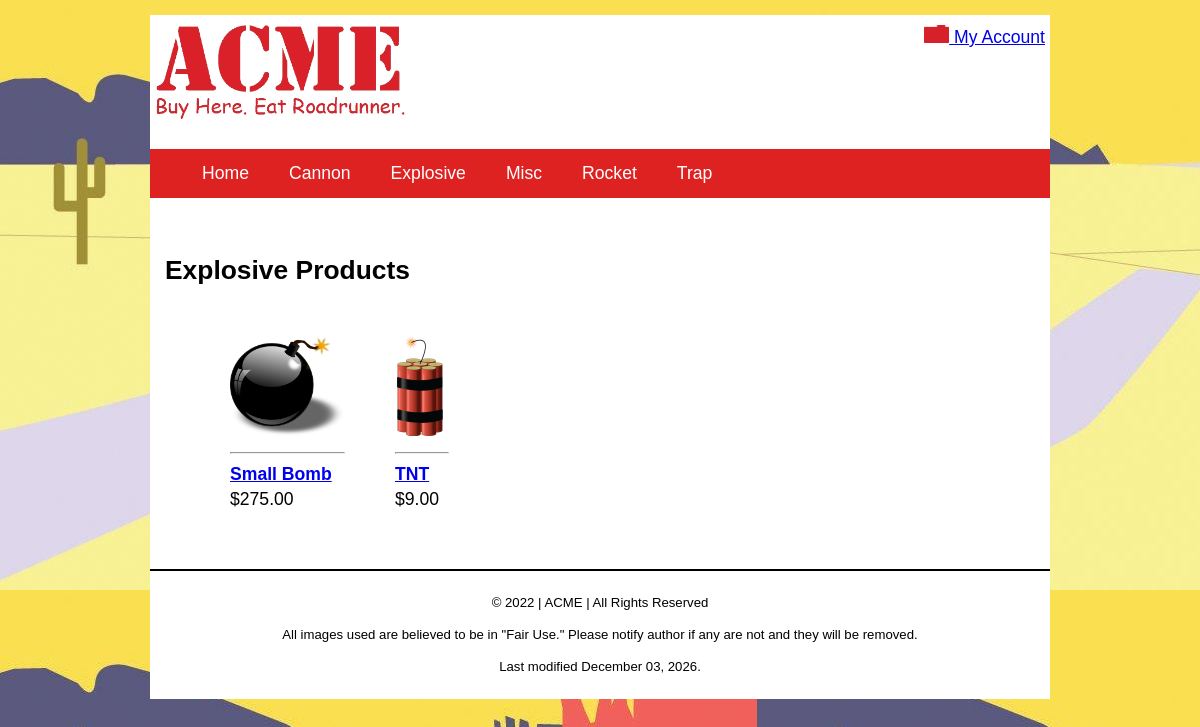
/products/?action=category&categoryName=Explosive, run on the app's committed database.
### tables this page shows
CREATE TABLE `categories` (
  `categoryId` int(10) UNSIGNED NOT NULL,
  `categoryName` varchar(30) NOT NULL
);

CREATE TABLE `inventory` (
  `invId` int(10) UNSIGNED NOT NULL,
  `invName` varchar(50) NOT NULL DEFAULT '',
  `invDescription` text NOT NULL,
  `invImage` varchar(50) NOT NULL DEFAULT '',
  `invThumbnail` varchar(50) NOT NULL DEFAULT '',
  `invPrice` decimal(10,2) NOT NULL DEFAULT '0.00',
  `invStock` smallint(6) NOT NULL DEFAULT '0',
  `invSize` smallint(6) NOT NULL DEFAULT '0',
  `invWeight` smallint(6) NOT NULL DEFAULT '0',
  `invLocation` varchar(35) NOT NULL DEFAULT '',
  `categoryId` int(10) UNSIGNED NOT NULL,
  `invVendor` varchar(20) NOT NULL DEFAULT '',
  `invStyle` varchar(20) NOT NULL DEFAULT ''
);

### model/acme-model.php (called while the page is built, shortened)
<?php
function getCategories(){
    $db = acmeConnect();
    $sql = 'SELECT categoryId, categoryName FROM categories ORDER BY categoryName ASC';
    $stmt = $db->prepare($sql);
    $stmt->execute();
    $categories = $stmt->fetchAll();
    return $categories;
   }

### products/index.php (the view, shortened to what this page needs)
<?php
require_once $_SERVER['DOCUMENT_ROOT'].'/ACME/model/acme-model.php';
require_once $_SERVER['DOCUMENT_ROOT'].'/ACME/model/products-model.php';
require_once $_SERVER['DOCUMENT_ROOT'].'/ACME/library/functions.php';
$action = filter_input(INPUT_POST, 'action');
    if($action == NULL){
        $action = filter_input(INPUT_GET, 'action');
    }
switch ($action){
    case 'category':
        $categoryName = filter_input(INPUT_GET, 'categoryName', FILTER_SANITIZE_STRING);
        $products = getProductsByCategoryName($categoryName);
        if(!count($products)){
            $_SESSION['message'] = "<p class='notice'>Sorry, no $categoryName products could be found.</p>";
        } else {
            $prodDisplay = buildProductsDisplay($products);
        }
        include '../view/category.php';
    break;
}

### model/products-model.php (shortened to what this page needs)
<?php
function getProductsByCategoryName($categoryName){
    $db = acmeConnect();
    $sql = 'SELECT * FROM inventory WHERE categoryId IN (SELECT categoryId FROM categories WHERE categoryName = :categoryName)';
    $stmt = $db->prepare($sql);
    $stmt->bindValue(':categoryName', $categoryName, PDO::PARAM_STR);
    $stmt->execute();
    $products = $stmt->fetchAll(PDO::FETCH_ASSOC);
    return $products;
}
function buildProductsDisplay($products){
    $pd = '<ul id="prod-display">';
    foreach ($products as $product) {
        $pd .= "<li><a href='/acme/products/?action=details&invId=".urlencode($product['invId'])."' title='View $product[invName] details'>";
        $pd .= "<img class='prodthumb' src='$product[invThumbnail]' alt='Image of $product[invName] on Acme.com'></a>";
        $pd .= '<hr>';
        $pd .= "<h4><a href='/acme/products/?action=details&invId=".urlencode($product['invId'])."' title='View $product[invName] details'>$product[invName]</a></h4>";
        $pd .= "<span>&#36;$product[invPrice]</span>";
        $pd .= '</li>';
    }
    $pd .= '</ul>';
    return $pd;
   }

### library/functions.php (shortened to what this page needs)
<?php
require_once $_SERVER['DOCUMENT_ROOT'].'/ACME/model/acme-model.php';
require_once $_SERVER['DOCUMENT_ROOT'].'/ACME/model/products-model.php';
$categories = getCategories();
function buildNav($categories) {
    $navList = '<ul class="navigation">';
    $navList .= '<li><a href="#" title="Menu" onclick="toggleMenu()">&#9776; Menu</a></li>';
    $navList .= '<li><a href="/acme/" title="View our home page">Home</a></li>';
    foreach ($categories as $category) {
        $navList .= "<li><a href='/acme/products/?action=category&categoryName=".urlencode($category['categoryName'])."' title='View our $category[categoryName] product line'>$category[categoryName]</a></li>";
    }
    $navList .= '</ul>';
    return $navList;
}

### css/main.css (style rules this page uses)
html { background-image: url(../images/site/background.jpg); background-position: left top; }
body { margin: 15px 5px; font-size: 1.1em; line-height: 1.4; background-color: white; font-family: Arial, Helvetica, sans-serif; }
img { max-width: 100%; height: auto; border: 0; }
span { margin-right: 10px; }
.navigation { list-style: none; text-align: center; }
.navigation li { display: none; }
.navigation a { display: block; color: #fff; padding: .75rem; text-align: center; text-decoration: none; }
ul#prod-display { list-style: none; display: flex; flex-wrap: wrap; }
ul#prod-display li { margin: 25px; }
img.prodthumb { max-height: 100px; }
ul#prod-display h4 { margin: 0px; }
@media screen and (min-width: 600px) { body { margin: 20px; } }
@media screen and (min-width: 600px) { .navigation { text-align: left; } }
@media screen and (min-width: 600px) { .navigation li { display: inline-block; margin-right: 1rem; } }
@media screen and (min-width: 600px) { .navigation li a { color: white; } }
@media screen and (min-width: 800px) { body { max-width: 900px; } }
@media screen and (min-width: 950px) { body { margin: 15px auto; } }

### data on the page
categories: categoryName "Cannon"
categories: categoryName "Explosive"
categories: categoryName "Misc"
categories: categoryName "Rocket"
categories: categoryName "Trap"
inventory: invThumbnail (picture), invName "Small Bomb", invPrice "275.00"
inventory: invThumbnail (picture), invName "TNT", invPrice "9.00"

### other printed values
$categoryName "Explosive"
date(" F d, Y.", getlastmod()) "December 03, 2026."
